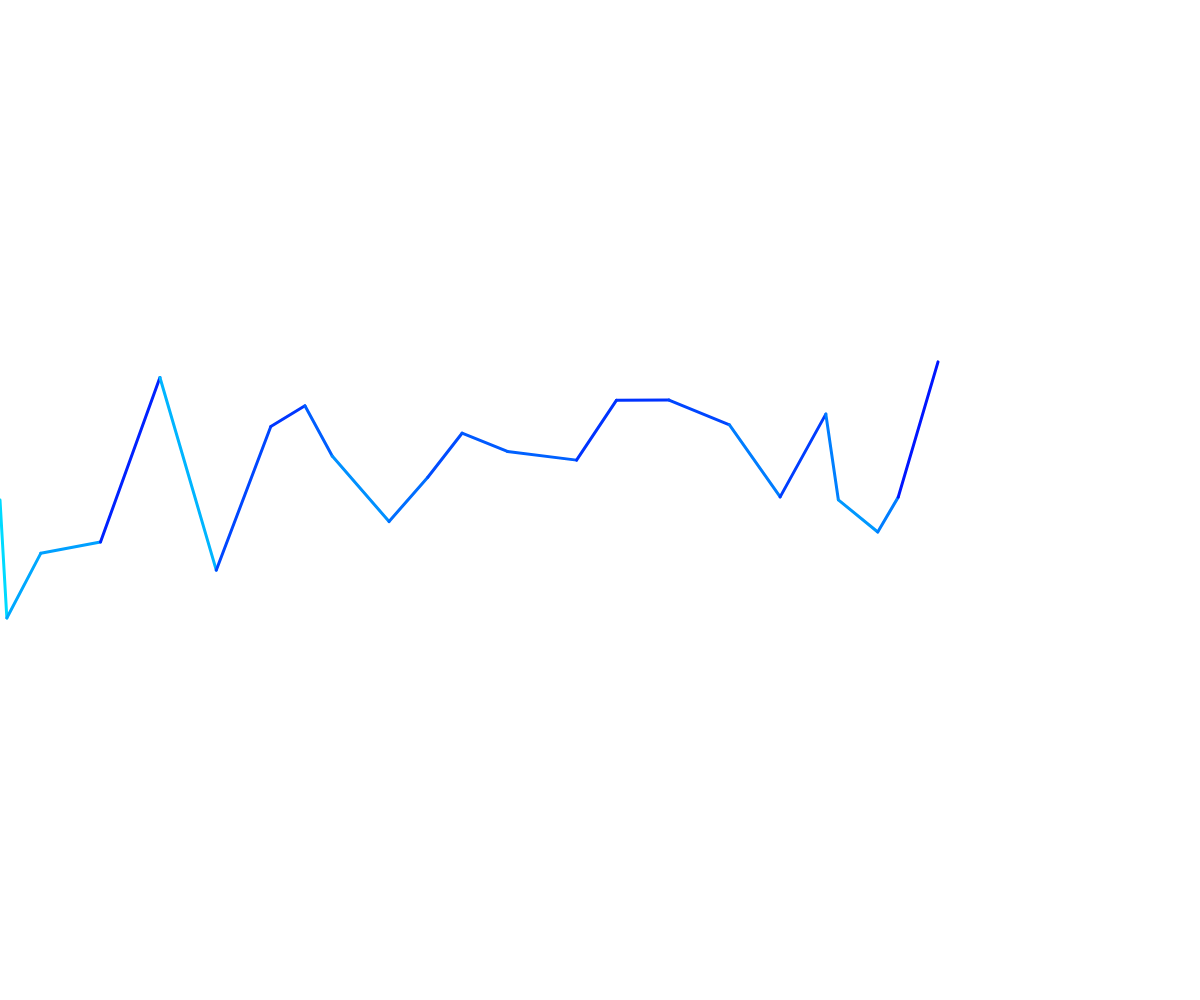
Frame 1 (no input)
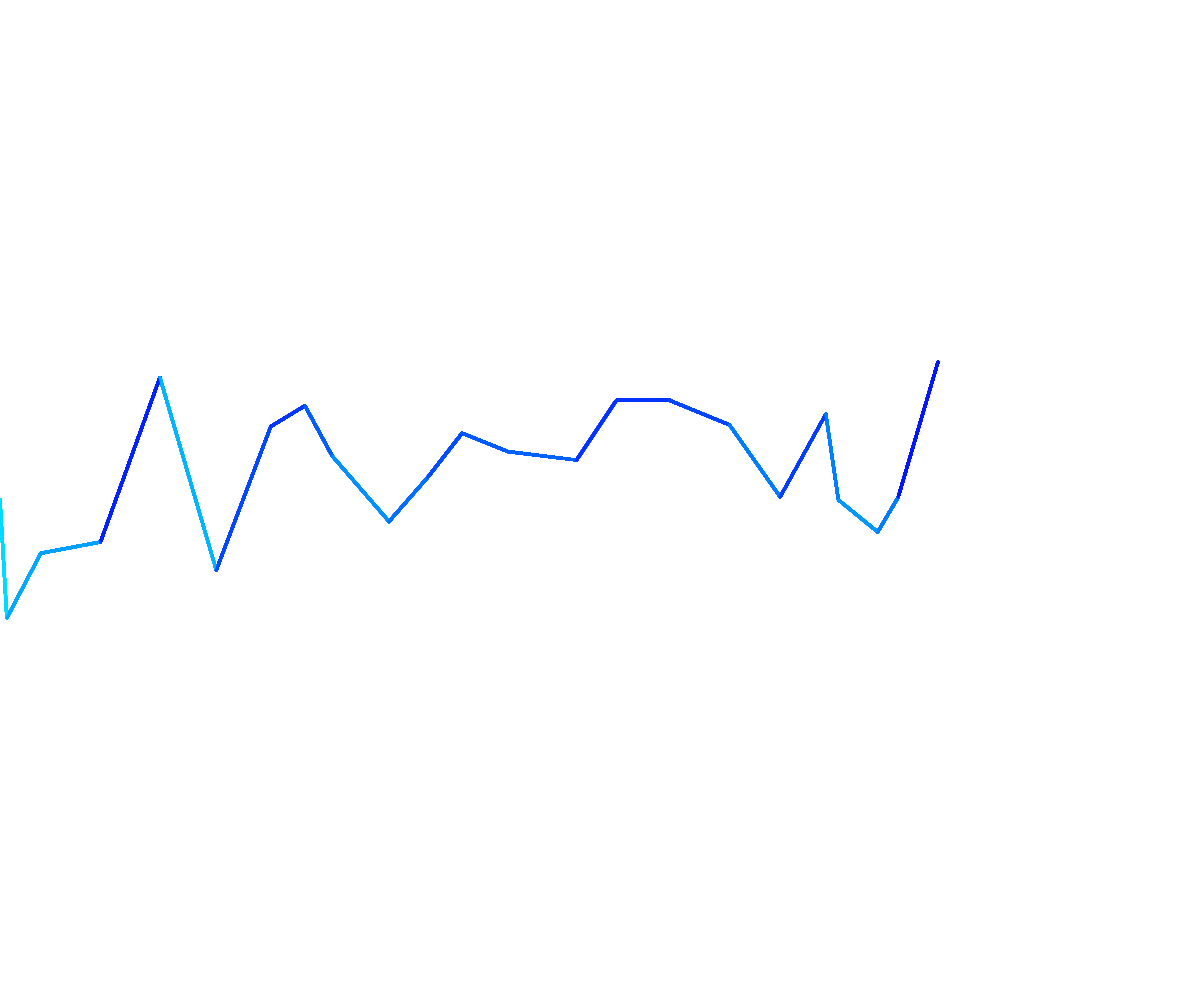
Frame 60 (no input)
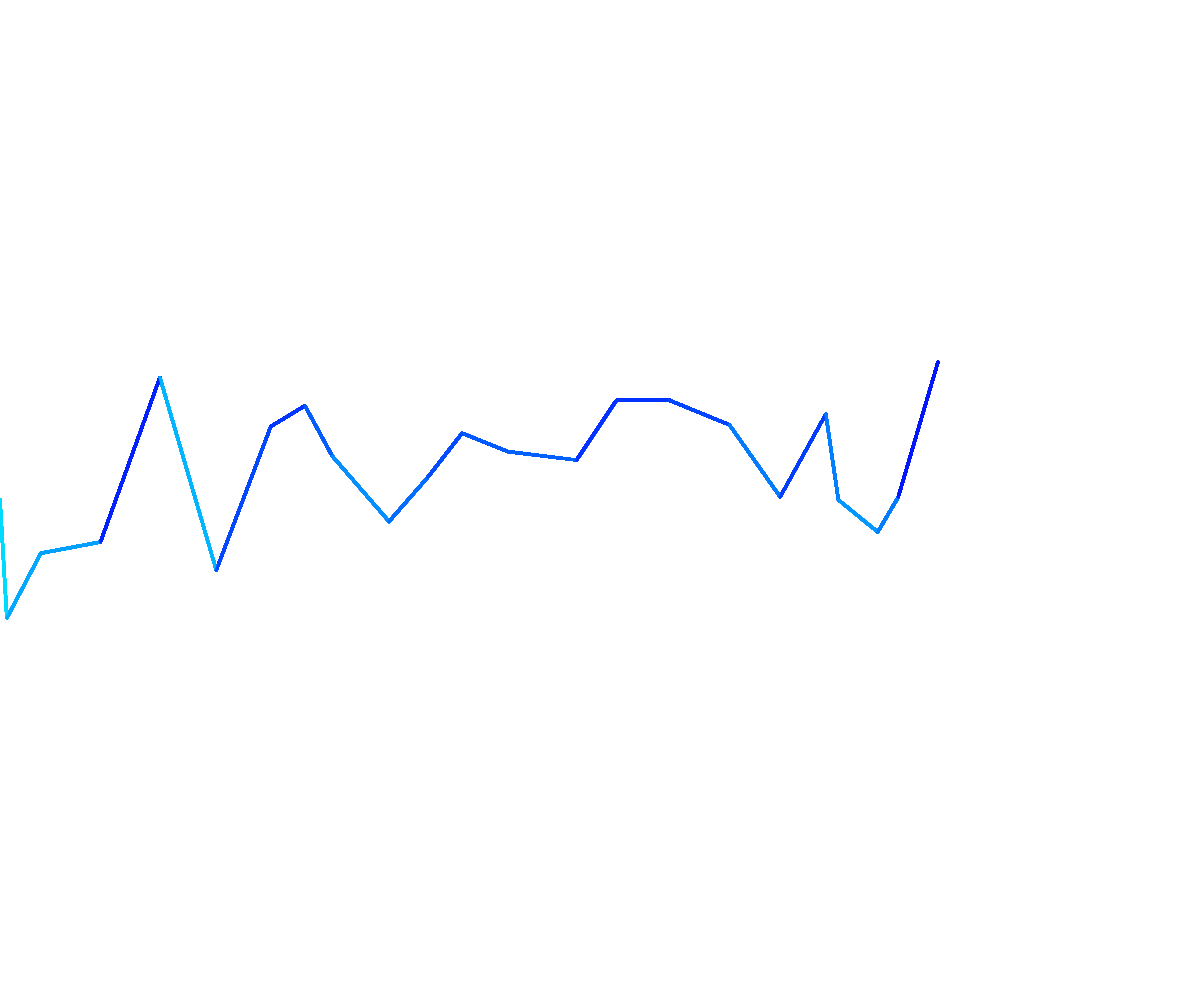
Frame 120 (the mouse pressed at the canvas centre since frame 60)

The p5.js sketch that drew these frames (run headless with seeded random() and noise() and a simulated clock; from frame 60 on, the mouse is pressed at the canvas centre):

// p5.js sketch
// ── sketch.js
let coords = []
let lineCount = 0

function setup() {
  createCanvas (windowWidth, windowHeight);
  let lineCount = random(1,30)
  let seedA = random(0, 99999999)
  let seedB = random(0, 99999999)
  let prevX = 0
  strokeWeight(3)
  
  for(i = 0; i < lineCount; i++) {
    noiseSeed(seedA)
    let newX = map(noise(i), 0, 1, prevX, width/(lineCount*0.6)+prevX)
    noiseSeed(seedB)
    let newY = (noise(i) + 1) * height/3

    coords.push([newX, newY])
    prevX = newX
  }
}

function draw() {
  let prevX = 0
  let prevY = height/2

  for (i = 0; i < coords.length; i++) {
    let greenMod = map(noise(i), 0, 1, 0, 255)
    stroke(color(0, greenMod, 255))
    line(prevX, prevY, coords[i][0], coords[i][1])
    prevX = coords[i][0]
    prevY = coords[i][1]
  }
}
